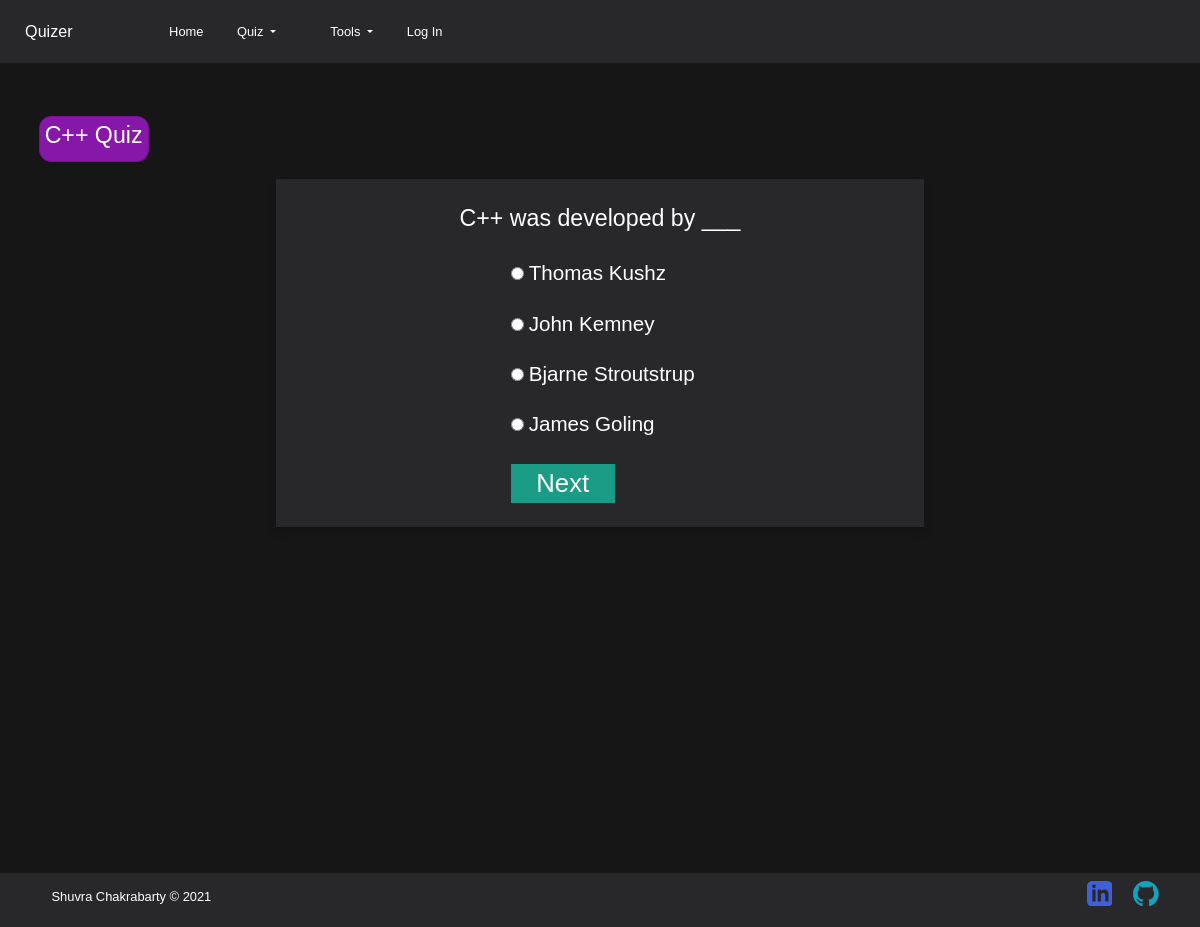
Screenshot of /cplus/ with the database file from the repository.
### quiz/models.py (models this page shows)
class Cplus(models.Model):
    id = models.AutoField(primary_key=True)
    question = models.CharField(max_length=500, unique=False)
    options1 = models.CharField(max_length=100, unique=False)
    options2 = models.CharField(max_length=100, unique=False)
    options3 = models.CharField(max_length=100, unique=False)
    options4 = models.CharField(unique=False, max_length=100)
    ans = models.CharField(unique=False, max_length=50)

### quiz/views.py (the view)
# urls.py: path("cplus/",views.cplus,name='cplus'),
def cplus(requests):
        if 'next' in requests.session:
            requests.session['no'] = int(requests.session['no']) + 1
            id = int(requests.session['no'])
            del requests.session['next']
            if not Cplus.objects.filter(id=id).exists():
                if requests.session.has_key('email'):
                    user_id = requests.session['user_id']
                    mark = requests.session['marks']
                    id = requests.session['no']
                    scores = requests.session['score']
                    requests.session['score'] = 0
                    requests.session['no'] = 1
                    del requests.session['marks']
                    update = User_stat.objects.create(
                        name='C++', score=scores, user_id=user_id)
                else:
                    mark = requests.session['marks']
                    id = requests.session['no']
                    requests.session['score'] = 0
                    requests.session['no'] = 1
                    del requests.session['marks']
                return render(requests, 'score.html', {'marks': mark})
            else:
                data = Cplus.objects.get(id=id)
                question = data.question
                o1 = data.options1
                o2 = data.options2
                o3 = data.options3
                o4 = data.options4
                requests.session['id'] = data.id
                return render(requests, 'cplus.html', {'question': question, 'o1': o1, 'o2': o2, 'o3': o3, 'o4': o4})
        else:
            data = Cplus.objects.get(id=1)
            question = data.question
            o1 = data.options1
            o2 = data.options2
            o3 = data.options3
            o4 = data.options4
            requests.session['id'] = data.id
            return render(requests, 'cplus.html', {'question': question, 'o1': o1, 'o2': o2, 'o3': o3, 'o4': o4})

### templates/cplus.html (shortened to what this page needs)
{% extends 'head.html' %}
{% block body_block %}
    <section class="main__section">
        <div class="quiz_name" style="border: 1px solid rgb(121, 15, 148);
background-color: rgb(134, 23, 168);">
             <h1 class="quiz_text">C++ Quiz</h1>
        </div>
        <div id="cont">
            <div class="question">
            <h1>{{question}}</h1>
            </div>
            <div class="options">
                <form action="{% url 'base:cquiz' %}" method="POST">
                    <div class="div_input">
                        <input type="radio" name="q1" class="q_radio" id="rad1" value="{{o1}}">{{o1}}
                    </div>
                    <div class="div_input">
                    <input type="radio" name="q1" class="q_radio" id="" value="{{o2}}">{{o2}}
                    </div>
                    <div class="div_input">
                    <input type="radio" name="q1" id="" class="q_radio" value="{{o3}}">{{o3}}
                    </div>
                    <div class="div_input">
                    <input type="radio" name="q1" id="" class="q_radio" value="{{o4}}">{{o4}}
                    </div>
                    <div class="div_input">
                        <input class="button" type="submit" class="q_radio" name="submit" value="Next">
                    </div>
                </form>
                </div>
        </div>
    </section>
     <footer>
        <h3 class="copy"> <a href="https://shuvra.tech/">Shuvra Chakrabarty &copy 2021</a></h3>
        <div class="div_footer">
            <ul>
                <li><a href="https://www.linkedin.com/in/shuvra-chakrabarty-88a373217">
            </a></li>
                            <li><a href="https://github.com/shuvra-matrix">
            </a></li>
            </ul>
        </div>
    </footer>
</body>
</html>
{% endblock %}

### static/css/style.css (style rules this page uses)
body { margin: 0; padding: 0; box-sizing: border-box; font-family: 'Noto Sans JP', sans-serif; background-color: #171616; }
.svge,svg { width: 90%; margin: auto; display: flex; height: 30rem; }
html { font-size: 80.5%; }
footer { padding: .6rem ; background:#28282a; position:fixed; bottom: 0px; width: 100%; display: flex; flex-direction: row; justify-content: space-around; align-items: center; }
footer,h3 { padding-left: 2rem; flex: 1 1 10rem; color: white; }
footer,ul { flex: 1 1 20rem; display: flex; }
footer,li { list-style-type: none; padding-right: 1.6rem; }
footer,a { text-decoration: none; color: white; font-size: 1rem; }
footer, a:hover { color: orange; }
.main__section { min-height: 100vh; width: 90%; margin: auto; display: flex; flex-direction: column; align-items: center; max-height: 90vh; }
.div_input { margin: 1.5rem; }
.div_input,input { font-size: 2rem; }
.button { padding: 0 2rem; font-size: 2rem; background: rgb(26, 155, 133); color: white; border: none; text-align: center; }
.question { margin-top: 2rem; }
.copy { font-size: 1.2rem; }
.question,h1 { font-size: 1.8rem; }
.quiz_name { position: absolute; top: 9rem; left: 3rem; }
input { margin: 0.4rem; color: rgb(0, 0, 0); font-size: 1.6rem; }
.div_input { color: white; }
.question,h1 { color: white; }
.quiz_name { border: 1px solid rgb(207, 104, 20); background-color: rgb(192, 108, 29); padding: 5px; border-radius: 12px; }
#cont { min-height: 10vh; display: flex; justify-content: center; align-items: center; flex-direction: column; background-color: #28282a; min-width: 60%; margin-top: 4rem; margin-left: auto; margin-right: auto; box-shadow: 0 4px 8px 0 rgba(0, 0, 0, 0.2); transition: 0.3s; }
.div_input { font-size: 1.6rem; }
#rad1 { font-size: 1.2rem; }

### rows the page displays
Cplus: question "C++ was developed by ___", options1 "Thomas Kushz", options2 "John Kemney", options3 "Bjarne Stroutstrup", options4 "James Goling"
